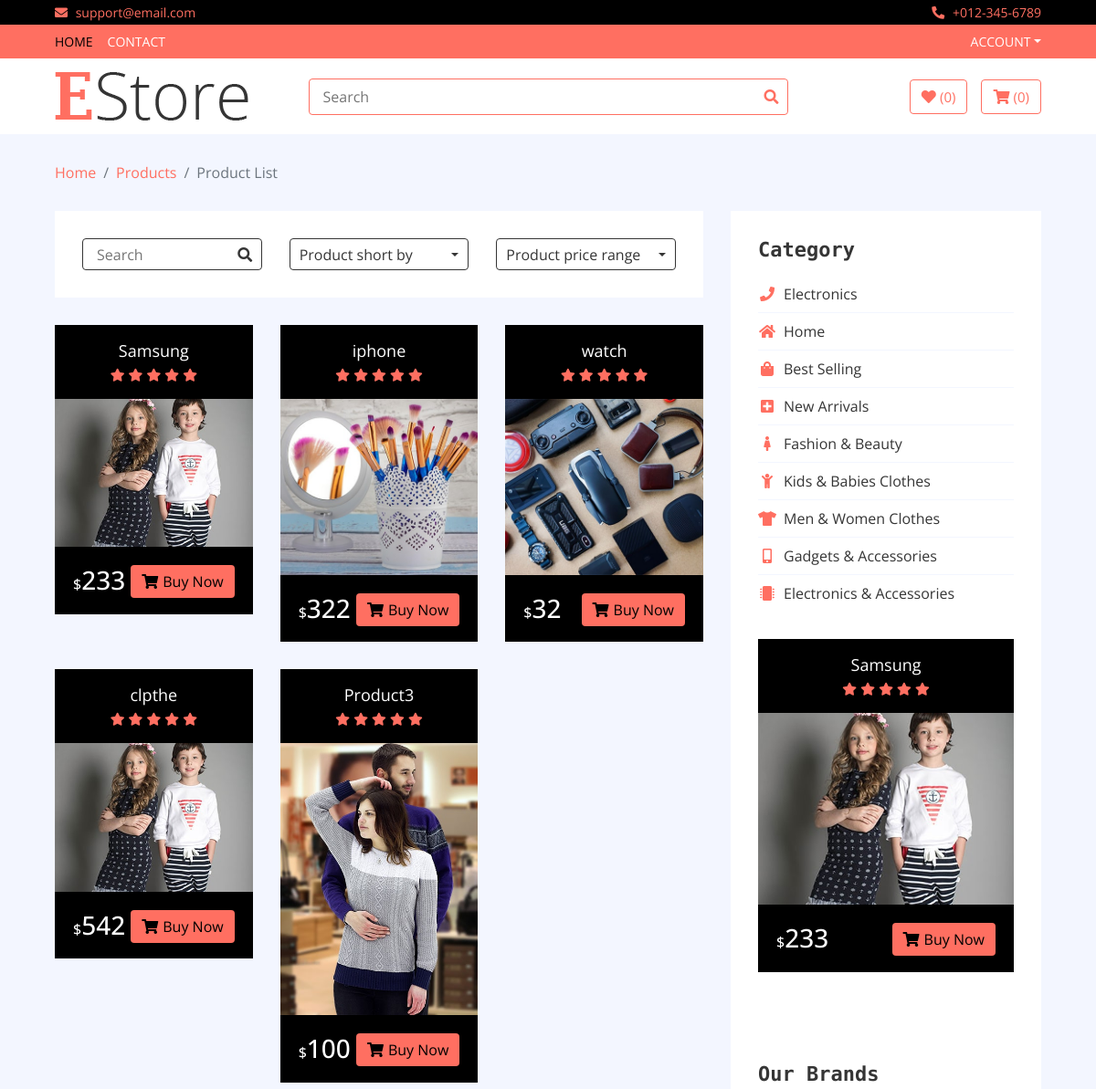
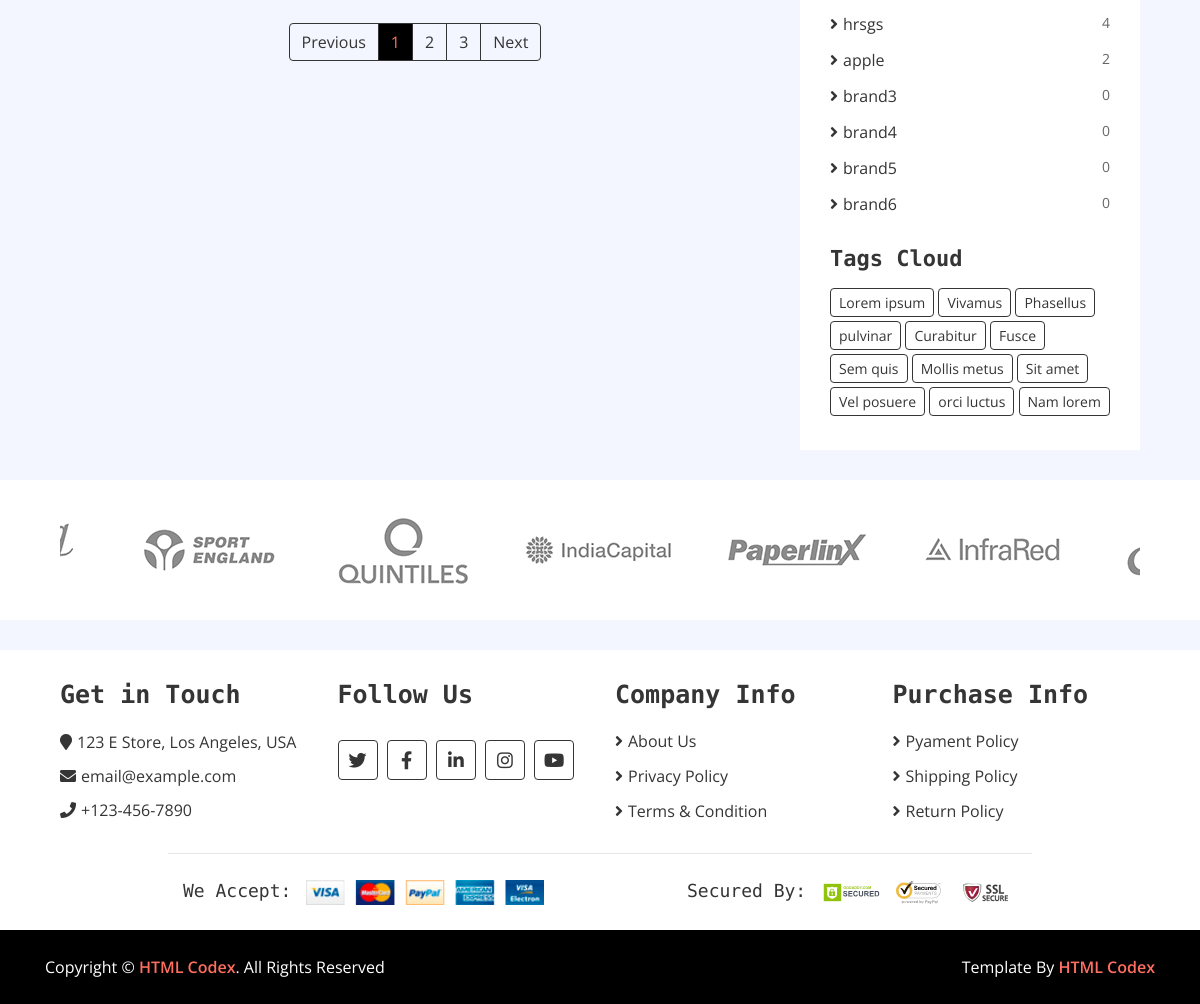
The app's page /category/Electronics with its own data (2 pictures, top to bottom).
### home/models.py (models this page shows, shortened)
class Product(models.Model):
    name = models.CharField(max_length = 400)
    price = models.IntegerField()
    discounted_price = models.IntegerField(default = 0)
    category = models.ForeignKey(Category,on_delete = models.CASCADE)
    subcategory = models.ForeignKey(SubCategory,on_delete = models.CASCADE)
    brand = models.ForeignKey(Brand,on_delete = models.CASCADE,default = 1)
    image = models.ImageField(upload_to ='media')
    description = RichTextField()
    specification = RichTextField()
    slug = models.TextField(unique = True)
    labels = models.CharField(choices = LABELS, max_length = 100)
    stock = models.CharField(choices = STOCK, max_length = 100)

class Category(models.Model):
    name = models.CharField(max_length = 200)
    icon = models.CharField(max_length = 200)
    slug = models.TextField(unique = True)

class Brand(models.Model):
    name = models.CharField(max_length = 400)
    image = models.ImageField(upload_to = 'media')
    rank  = models.IntegerField()

### home/views.py (the view)
# urls.py: path('category/<slug>', CategoryView.as_view(), name = 'category'),
class CategoryView(Base):
    def get(self,request,slug):
        self.views
        cat_id = Category.objects.get(slug = slug).id#get gives dict
        self.views['cat_product'] = Product.objects.filter(category_id = cat_id)
        return render(request,'product-list.html',self.views)

### templates/product-list.html (shortened to what this page needs)
{% extends 'base.html' %}
{% load static %}
        {% block content %}
        <div class="breadcrumb-wrap">
            <div class="container-fluid">
                <ul class="breadcrumb">
                    <li class="breadcrumb-item"><a href="#">Home</a></li>
                    <li class="breadcrumb-item"><a href="#">Products</a></li>
                    <li class="breadcrumb-item active">Product List</li>
                </ul>
            </div>
        </div>
        <div class="product-view">
            <div class="container-fluid">
                <div class="row">
                    <div class="col-lg-8">
                        <div class="row">
                            <div class="col-md-12">
                                <div class="product-view-top">
                                    <div class="row">
                                        <div class="col-md-4">
                                            <form action='/search' method='GET'>
                                            <div class="product-search">
                                                <input name="query" type="text" placeholder="Search">
                                                <button type="submit"><i class="fa fa-search"></i></button>
                                            </div>
                                            </form>
                                        </div>
                                        <div class="col-md-4">
                                            <div class="product-short">
                                                <div class="dropdown">
                                                    <div class="dropdown-toggle" data-toggle="dropdown">Product short by</div>
                                                </div>
                                            </div>
                                        </div>
                                        <div class="col-md-4">
                                            <div class="product-price-range">
                                                <div class="dropdown">
                                                    <div class="dropdown-toggle" data-toggle="dropdown">Product price range</div>
                                                </div>
                                            </div>
                                        </div>
                                    </div>
                                </div>
                            </div>
                             {% for product in cat_product%}
                            <div class="col-md-4">
                                <div class="product-item">
                                    <div class="product-title">
                                        <a href="/details/{{product.slug}}">{{product.name}}</a>
                                        <div class="ratting">
                                            <i class="fa fa-star"></i>
                                            <i class="fa fa-star"></i>
                                            <i class="fa fa-star"></i>
                                            <i class="fa fa-star"></i>
                                            <i class="fa fa-star"></i>
                                        </div>
                                    </div>
                                    <div class="product-image">
                                        <a href="/details/{{product.slug}}">
                                            <img src="{{product.image.url}}" alt="Product Image">
                                        </a>
                                    </div>
                                    <div class="product-price">
                                        {% if product.discounted_price > 0 %}
                                        <h3><span>$</span>{{product.discounted_price}}</h3>
                                        {% else %}
                                        <h3><span>$</span>{{product.price}}</h3>
                                        {% endif %}
                                        <a class="btn" href=""><i class="fa fa-shopping-cart"></i>Buy Now</a>
                                    </div>
                                </div>
                            </div>
                            {% endfor %}
                        </div>
                        <div class="col-md-12">
                            <nav aria-label="Page navigation example">
                                <ul class="pagination justify-content-center">
                                    <li class="page-item disabled">
                                        <a class="page-link" href="#" tabindex="-1">Previous</a>
                                    </li>
                                    <li class="page-item active"><a class="page-link" href="#">1</a></li>
                                    <li class="page-item"><a class="page-link" href="#">2</a></li>
                                    <li class="page-item"><a class="page-link" href="#">3</a></li>
                                    <li class="page-item">
                                        <a class="page-link" href="#">Next</a>
                                    </li>
                                </ul>
                            </nav>
                        </div>
                    </div>
                    <div class="col-lg-4 sidebar">
                        <div class="sidebar-widget category">
                            <h2 class="title">Category</h2>
                            <nav class="navbar bg-light">
                                <ul class="navbar-nav">
                                    {%for cat in categories %}
                                    <li class="nav-item">
                                        <a class="nav-link" href="#"><i class="{{cat.icon}}"></i>{{cat.name}}</a>
                                    </li>
                                    {% endfor %}
                                </ul>
                            </nav>
                        </div>
                        <div class="sidebar-widget widget-slider">
                            <div class="sidebar-slider normal-slider">
                                {% for hot in hots %}
                                <div class="product-item">
                                    <div class="product-title">
                                        <a href="/details/{{hot.slug}}">{{hot.name}}</a>
                                        <div class="ratting">
                                            <i class="fa fa-star"></i>
                                            <i class="fa fa-star"></i>
                                            <i class="fa fa-star"></i>
                                            <i class="fa fa-star"></i>
                                            <i class="fa fa-star"></i>
                                        </div>
                                    </div>
                                    <div class="product-image">
                                        <a href="product-detail.html">
                                            <img src="{{hot.image.url}}" alt="Product Image">
                                        </a>
                                    </div>
                                    <div class="product-price">
                                        {% if hot.discounted_price > 0 %}
                                        <h3><span>$</span>{{hot.discounted_price}}</h3>
                                        {% else %}
                                        <h3><span>$</span>{{hot.price}}</h3>
                                        {% endif %}
                                        <a class="btn" href=""><i class="fa fa-shopping-cart"></i>Buy Now</a>
                                    </div>
                                </div>
                                {% endfor %}
                            </div>
                        </div>
                        <div class="sidebar-widget brands">
                            <h2 class="title">Our Brands</h2>
                            <ul>
                                {% for brand in brands %}
                                {% for count in counts %}
                                {% if count.ids == brand.id %}
                                <li><a href="#">{{brand.name}} </a><span>{{count.product_count}}</span></li>
                                {% endif %}
                                {% endfor %}
                                {% endfor %}
                            </ul>
                        </div>
                        <div class="sidebar-widget tag">
                            <h2 class="title">Tags Cloud</h2>
                            <a href="#">Lorem ipsum</a>
                            <a href="#">Vivamus</a>
                            <a href="#">Phasellus</a>
                            <a href="#">pulvinar</a>
                            <a href="#">Curabitur</a>
                            <a href="#">Fusce</a>
                            <a href="#">Sem quis</a>
                            <a href="#">Mollis metus</a>
                            <a href="#">Sit amet</a>
                            <a href="#">Vel posuere</a>
                            <a href="#">orci luctus</a>
                            <a href="#">Nam lorem</a>
                        </div>
                    </div>
                </div>
            </div>
        </div>
        <div class="brand">
            <div class="container-fluid">
                <div class="brand-slider">
                    {% for brand in brands %}
                    <div class="brand-item"><img src="{{brand.image.url}}" alt=""></div>
                    {% endfor %}
                </div>
            </div>
        </div>
     {% endblock %}

### records on screen
Product: name "Samsung", image (picture), discounted_price "233"
Product: name "iphone", image (picture), discounted_price "322"
Product: name "watch", image (picture), discounted_price "32"
Product: name "clpthe", image (picture), discounted_price "542"
Product: name "Product3", image (picture), discounted_price "100"
Category: name "Electronics"
Category: name "Home"
Category: name "Best Selling"
Category: name "New Arrivals"
Category: name "Fashion & Beauty"
Category: name "Kids & Babies Clothes"
Category: name "Men & Women Clothes"
Category: name "Gadgets & Accessories"
Category: name "Electronics & Accessories"
Brand: name "hrsgs", product_count "4", image (picture)
Brand: name "apple", product_count "2", image (picture)
Brand: name "brand3", product_count "0", image (picture)
Brand: name "brand4", product_count "0", image (picture)
Brand: name "brand5", product_count "0", image (picture)
Brand: name "brand6", product_count "0", image (picture)
